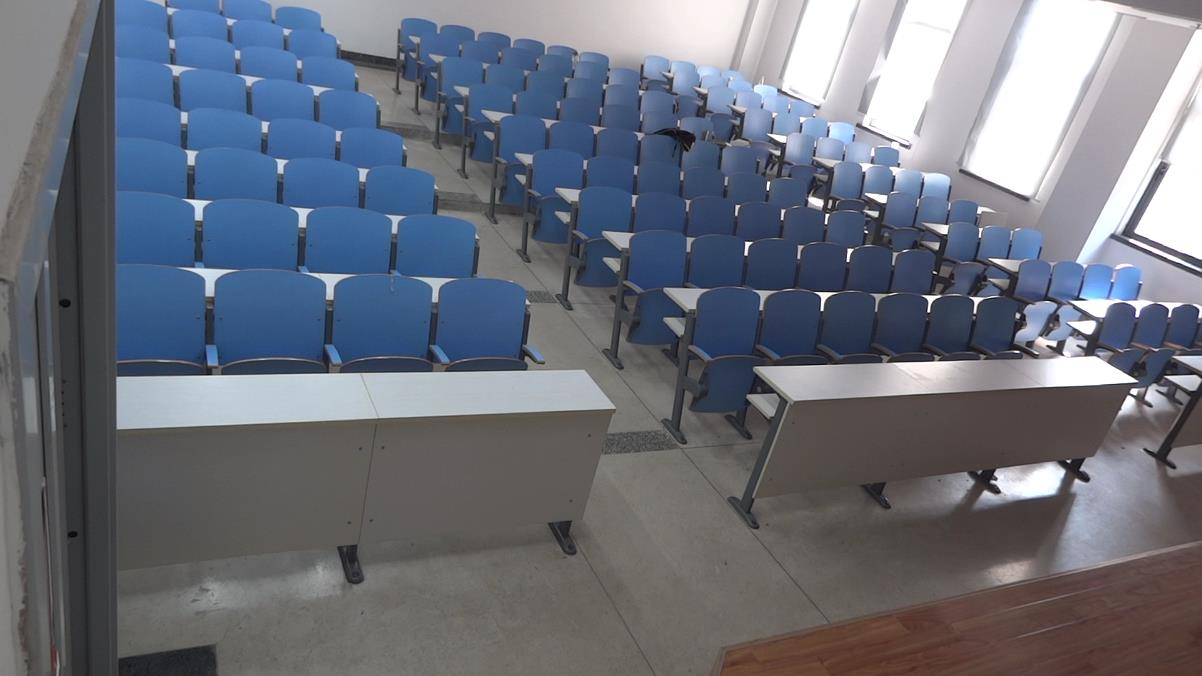
%> input picture 101.JPG, 1202 x 676 px
$ octave main.m   (GNU Octave 9; MATLAB toolbox functions it lacks are replaced by stand-ins)
%> lines starting %> are read from the running program, lines starting %| are printed output that depends on the picture; in (x1, y1, x2, y2) boxes, pixels count from 0 and x2, y2 are one past the last pixel; in counts of white or black regions, pixels touching at a corner belong together; the program's own positions count from 1
background_classroom=imread('101.jpg');
%> background_classroom is the input picture: size 676x1202x3 uint8; mean R, G, B 107.3, 112.2, 123.5

for iii=1:5
    filename=sprintf('%d.jpg',iii);
    normal_classroom=imread(filename);
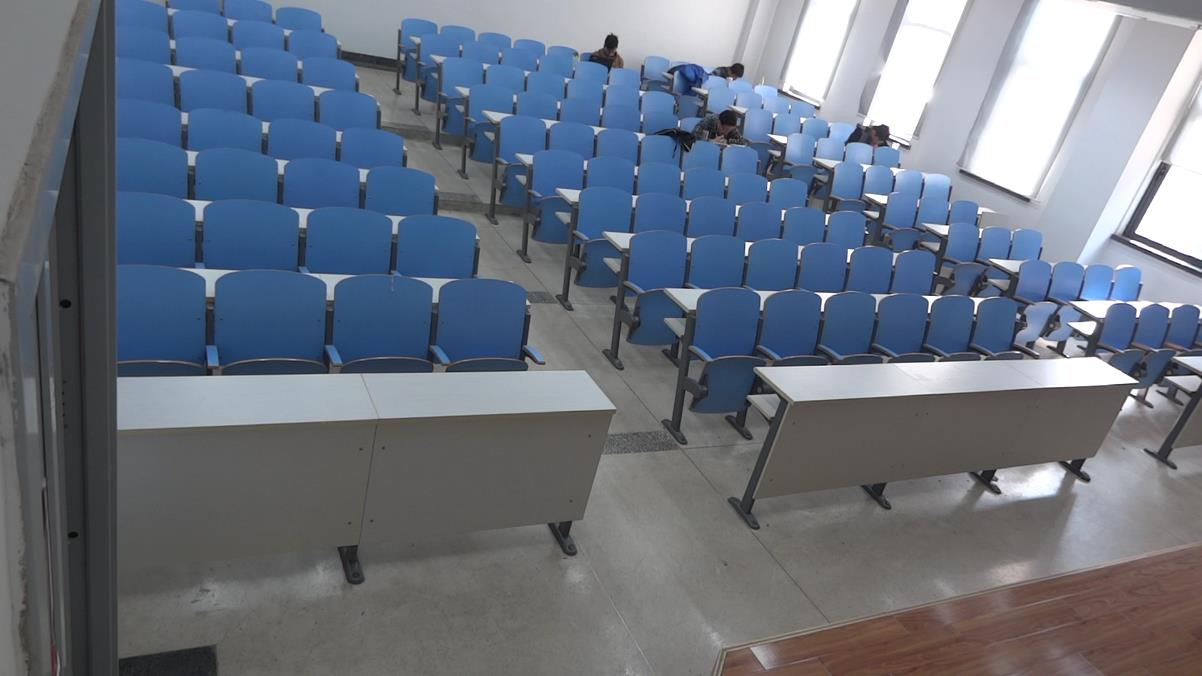
%> input picture 1.JPG, 1202 x 676 px
%> normal_classroom is the input picture: size 676x1202x3 uint8; mean R, G, B 106.9, 115, 128.1
%ÎÄ¼þÃûÇ°×º
%prefix_T1='C:\Users\yangdongdong\Forever\projects\ClassroomQuery\';
%ÎÄ¼þÊýÄ¿
%fnum =1:5;
%Read Image files%
%for iiii=length(fnum):-1:1
   % normal_classroom1 = [prefix_T1 num2str(fnum(iiii))
   %     ];
  %  normal_classrrom=imread(normal_classroom1);

%%%%%%%%%
%              1¡ª¡ª9
%%%%%%%
%%imshow(Initial_background);
%impixelinfo;figure;
%normal_classroom=imread('1.jpg');
%
%              101¡ª¡ª104
%some seat which are seated.

ST=background_classroom;
%imshow(background_classroom),impixelinfo;
X=normal_classroom;
Ist=rgb2hsv(ST);
%> Ist: size 676x1202x3 double; mean H, S, V 0.41, 0.199, 0.5
I1=rgb2hsv(X);
%> I1: size 676x1202x3 double; mean H, S, V 0.415, 0.207, 0.514
Hst=Ist(:,:,1);
H1=I1(:,:,1);
S1=I1(:,:,2);
Sst=Ist(:,:,2);
Vst=Ist(:,:,3);
V1=I1(:,:,3);
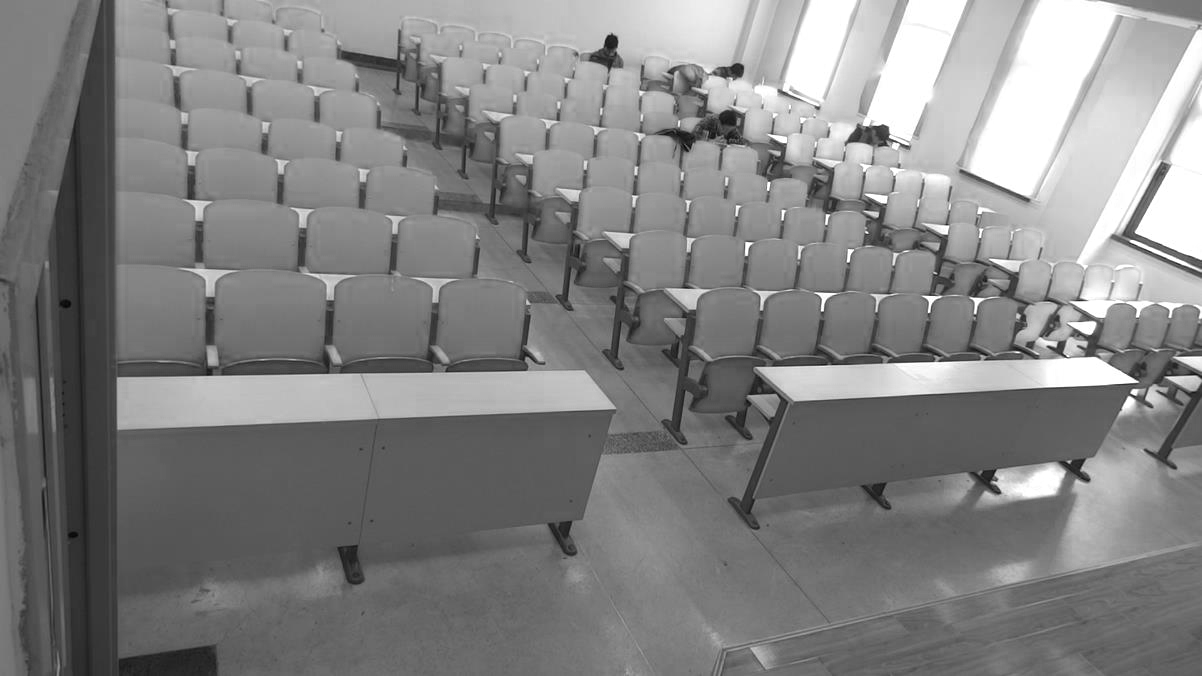
%> V1: size 676x1202 double; min 0.00784, max 1, mean 0.514
num_st=size(Vst);
%> num_st = [676 1202]
mean_st=sum((sum(Vst)))/(num_st(1)*num_st(2));
%> mean_st = 0.5
num1=size(V1);
%> num1 = [676 1202]
mean1=sum((sum(V1)))/(num1(1)*num1(2));
%> mean1 = 0.514
delta=mean_st-mean1;
%> delta = -0.014
k=0.0;      % 'k' is a variable value;
temp=V1+delta+k;
HSV3(:,:,1)=H1(:,:);
HSV3(:,:,2)=S1(:,:);
HSV3(:,:,3)=temp(:,:);
%> HSV3: size 676x1202x3 double; mean H, S, V 0.415, 0.207, 0.5
normal_classroom=hsv2rgb(HSV3);
%> normal_classroom: size 676x1202x3 double
%%%%%%%%%%%%%%%%%%%%%%%%%%%%%%%%%%%%
background_gray=rgb2gray(background_classroom);
normal_gray=rgb2gray(normal_classroom);
seat=zeros(10,14);
%please pay attention to "k" in line 80;it will come across the whole project;
%%%%%%%%%%%%%%%%%%%%%%%%%%%%%%%%%%%%%%%%%%%%%%%%%%%%%%%%%%%%%%%%%%%%%%%%%%
%
%
% line 10 on the left
%%%%%%%%%%%%%%%%%%%%%%%%%%%%%%%%%%%%%%%%%%%%%%%%%%%%%%%%%%%%%%%%%%%%%%%%%%

x1=120;
x2=120;
x3=530;
x4=530;
y1=300;
y2=370;
y3=370;
y4=300;
x_2=[x1,x2,x3,x4];
y_2=[y1,y2,y3,y4];
mask1_2=roipoly(background_gray,x_2,y_2);
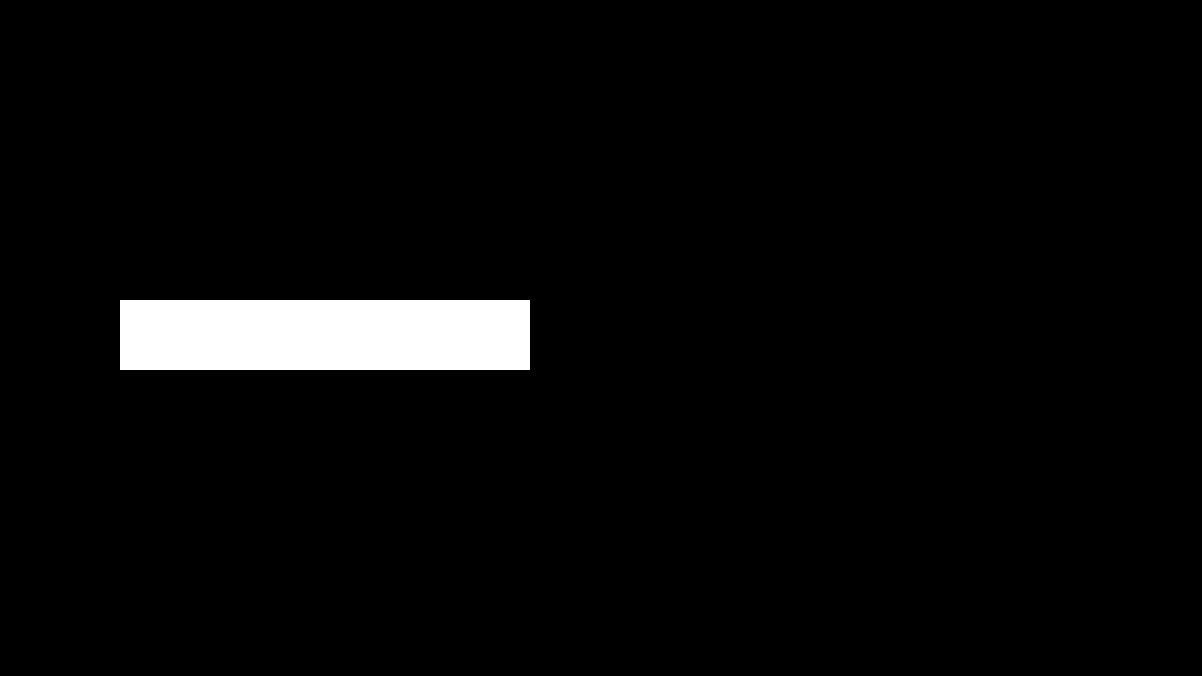
%> mask1_2: size 676x1202 logical; 3.5% white; 1 white region, box (x1, y1, x2, y2) and area: (120, 300, 530, 370) 28700
mask2_2=roipoly(normal_gray,x_2,y_2);
%imshow(Initial_background_gray);
%figure,imshow(Normal_classroom_gray),figure;
mask=and(background_gray,mask1_2);
Z_1=immultiply(background_gray,mask);
mask2=and(normal_gray,mask2_2);
Z_2=immultiply(normal_gray,mask2);
%imshow(Z_1),impixelinfo,figure,imshow(Z_2),impixelinfo,figure;

Z_1=im2double(Z_1);
%> Z_1: size 676x1202 double
Z_2=im2double(Z_2);
%imshow(Z_1),impixelinfo,figure,imshow(Z_2),impixelinfo;
map_area=(x4-x1)*(y2-y1);
s1=0;
s2=0;
num=size(Z_1);
%> num = [676 1202]
for i=1:num(1)
    for j=1:num(2)
        if(abs(Z_1(i,j)-Z_2(i,j))<0.25)
            s1=s1+Z_1(i,j);
            s2=s2+Z_2(i,j);
        end
    end
end
%> after the loop, s1 = 8525.9; s2 = 7493.8
D_value=(s1-s2)/map_area;
%> D_value = 0.036

Z_2=Z_2+D_value;
detect=abs(imsubtract(Z_1,Z_2));

%imshow(detect),impixelinfo;
%imshow(detect),impixelinfo;
count=0;
x4_=fix(x1+(x4-x1)/4);
x1_=x1;
mark=1;
k=1;
while (x4_<=x4+10)
     for i=x1_+1:x4_
       for j=y1:y3
           jj_1=((y4-y1)/(x4-x1))*(i-x1)+y1;
           jj_2=((y4-y1)/(x4-x1))*(i-x1)+y1+70;
           if (j>=jj_1&&j<=jj_2)
                if (detect(j,i)>0.11)
                    detect(j,i)=1;
                    count=count+1;
                else detect(j,i)=0;
                end
           end
        end
     end
   %imshow(detect),impixelinfo,figure;
   if (mark==1)
        mask_erode=[1;0;1];
        detect=imerode(detect,mask_erode);
        mark=0;
   end
    length=(x4-x1)/4;
    width=y2-y1;
    area=length*width;

    if ((count/area)>0.250)
        seat(10,k)=1;
    end
    k=k+1;
    x1_=fix(x1_+(x4-x1)/4);
    x4_=fix(x1_+(x4-x1)/4);
    count=0;
end
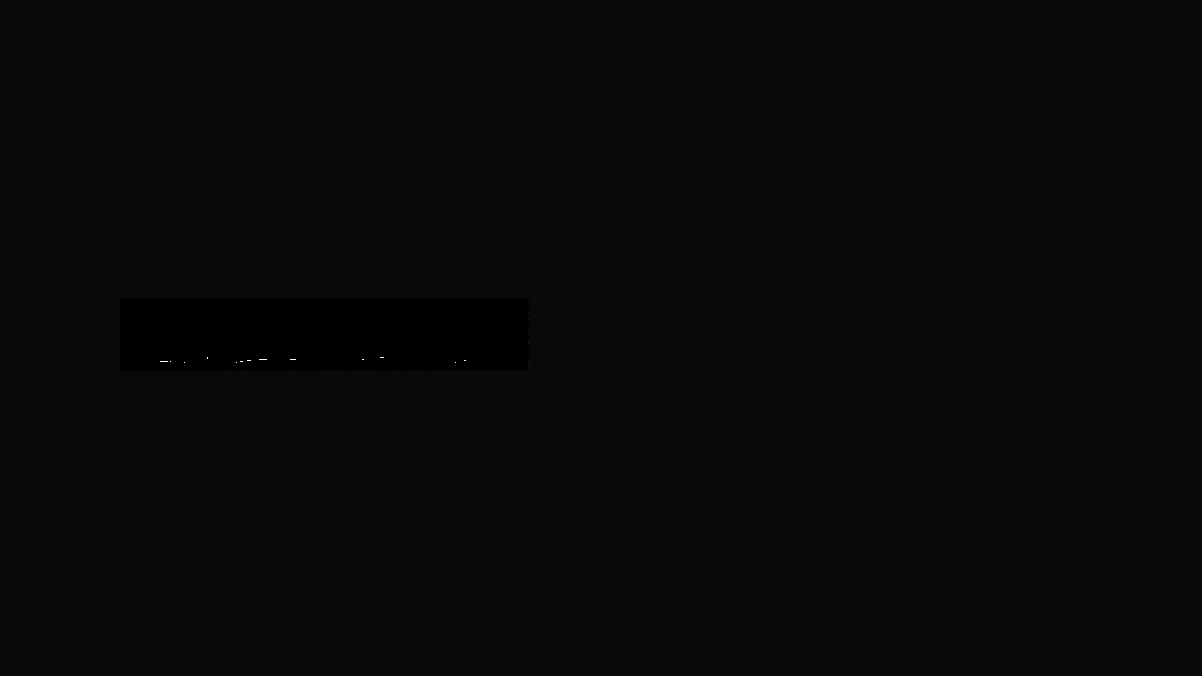
%> detect: size 676x1202 double; min 0, max 1, mean 0.0347
%> after the loop, k = 5; mark = 0; mask_erode = [1; 0; 1]; x1_ = 528


%%%%%%%%%%%%%%%%%%%%
%
% line 9 on the left
%
%%%%%%%%%%%%%%%%%%%%
x1=120;
x2=120;
x3=475;
x4=475;
y1=220;
y2=270;
y3=285;
y4=235;
x_2=[x1,x2,x3,x4];
y_2=[y1,y2,y3,y4];
mask1_2=roipoly(background_gray,x_2,y_2);
%> mask1_2: size 676x1202 logical; 2.2% white; 1 white region, box (x1, y1, x2, y2) and area: (120, 220, 475, 285) 17751
mask2_2=roipoly(normal_gray,x_2,y_2);
%imshow(Initial_background_gray);
%figure,imshow(Normal_classroom_gray),figure;
mask=and(background_gray,mask1_2);
Z_1=immultiply(background_gray,mask);
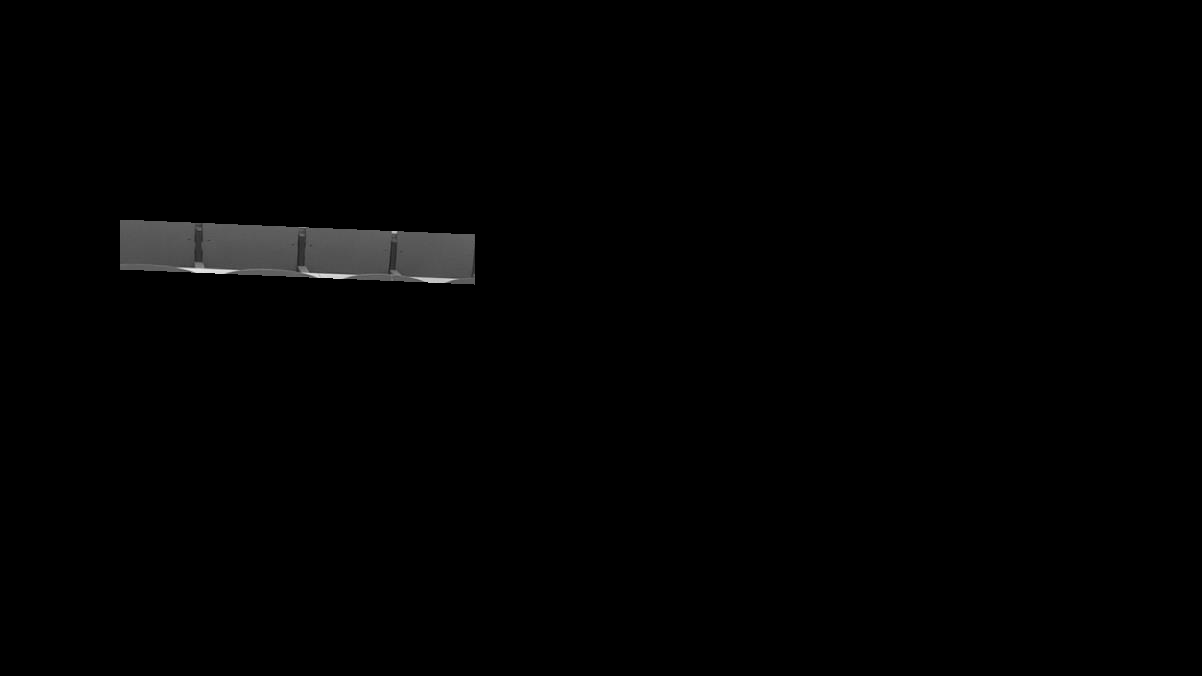
%> Z_1: size 676x1202 uint8; min 0, max 236, mean 2
mask2=and(normal_gray,mask2_2);
Z_2=immultiply(normal_gray,mask2);
%imshow(Z_1),impixelinfo,figure,imshow(Z_2),impixelinfo,figure;


Z_1=im2double(Z_1);
%> Z_1: size 676x1202 double
Z_2=im2double(Z_2);
%imshow(Z_1),impixelinfo,figure,imshow(Z_2),impixelinfo;

map_area=(x4-x1)*(y2-y1);


s1=0;
s2=0;
num=size(Z_1);
%> (the run ends here)
